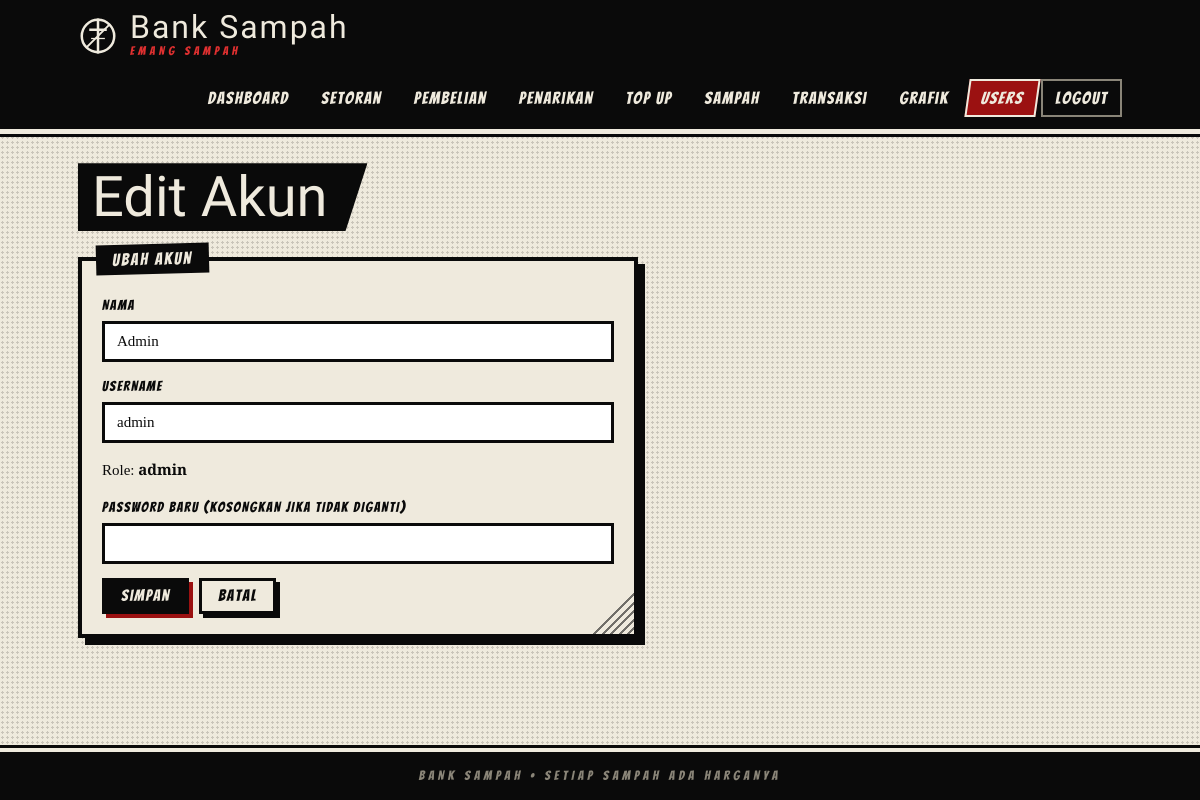
The app's page /admin/users_edit.php?id=1 (signed in) with its own data.
### tables this page shows
CREATE TABLE `users` (
  `id_user` int(11) NOT NULL,
  `nama` varchar(100) NOT NULL,
  `username` varchar(50) NOT NULL,
  `password` varchar(255) NOT NULL,
  `role` enum('admin','nasabah','pengepul') NOT NULL,
  `tipe_nasabah` enum('guru','murid') DEFAULT NULL,
  `saldo` decimal(12,2) DEFAULT 0.00
);

### admin/users_edit.php (the view, shortened to what this page needs)
<?php
require_once "../config/layout.php";
$id = (int)($_GET['id'] ?? $_POST['id'] ?? 0);
$stmt = mysqli_prepare($koneksi, "SELECT * FROM users WHERE id_user = ?");
mysqli_stmt_bind_param($stmt, "i", $id);
mysqli_stmt_execute($stmt);
$user = mysqli_fetch_assoc(mysqli_stmt_get_result($stmt));
?>
<section class="panel lebar-form">
    <h3>Ubah Akun</h3>
    <form method="POST">
        <label for="nama">Nama</label>
        <input type="text" id="nama" name="nama" value="<?= h($user['nama']) ?>" required>
        <label for="username">Username</label>
        <input type="text" id="username" name="username" value="<?= h($user['username']) ?>" required>
        <p>Role: <b><?= h($user['role']) ?></b></p>
        <label for="password">Password baru (kosongkan jika tidak diganti)</label>
        <input type="password" id="password" name="password">
        <div class="aksi">
            <button type="submit">Simpan</button>
            <a class="btn terang" href="users.php">Batal</a>
        </div>
    </form>
</section>

### assets/style.css (style rules this page uses)
:root { --ink:#0a0a0a; --paper:#efeadd; --paper-2:#dcd5c4; --grey:#8a8578; --blood:#9b1111; --blood-dark:#4d0707; --blood-lt:#e03030; --f-judul:'Pirata One','UnifrakturCook',Georgia,serif; --f-sfx:'Bangers',Impact,'Arial Narrow',sans-serif; --f-teks:'Libre Baskerville',Georgia,'Times New Roman',serif; }
* { box-sizing:border-box }
html { background:var(--ink) }
body { margin:0; min-height:100vh; font-family:var(--f-teks); font-size:15px; line-height:1.55; color:var(--ink); background-color:var(--paper); background-image:radial-gradient(rgba(0,0,0,.16) 1px,transparent 1.3px); background-size:5px 5px; display:flex; flex-direction:column; }
a { color:var(--ink) }
.panel { position:relative;isolation:isolate;background:var(--paper);border:4px solid var(--ink); box-shadow:7px 7px 0 var(--ink);padding:30px 20px 20px;margin:0 0 38px; }
.panel::after { content:"";position:absolute;right:0;bottom:0;width:46px;height:46px;z-index:-1;opacity:.55; background:repeating-linear-gradient(135deg,var(--ink) 0 2px,transparent 2px 6px); clip-path:polygon(100% 0,100% 100%,0 100%) }
.panel>h3:first-child { position:absolute;top:-17px;left:14px;margin:0;background:var(--ink);color:var(--paper); font-family:var(--f-sfx);font-weight:400;font-size:17px;letter-spacing:2px;padding:2px 16px;transform:rotate(-1.5deg); }
.lebar-form { max-width:560px }
label { display:block;font-family:var(--f-sfx);font-size:14px;letter-spacing:1.5px;text-transform:uppercase;margin-top:4px }
input,select { display:block;width:100%;max-width:100%;margin:4px 0 14px;padding:9px 12px;border:3px solid var(--ink);border-radius:0; background:#fff;color:var(--ink);font-family:var(--f-teks);font-size:15px; }
button,.btn { display:inline-block;font-family:var(--f-sfx);font-size:16px;letter-spacing:1.5px;line-height:1.3; background:var(--ink);color:var(--paper);border:3px solid var(--ink);padding:5px 16px;cursor:pointer;text-decoration:none; box-shadow:4px 4px 0 var(--blood);transition:transform .08s,box-shadow .08s; }
.terang { background:var(--paper)!important;color:var(--ink)!important;box-shadow:4px 4px 0 var(--ink)!important }
.aksi { display:flex;gap:10px;flex-wrap:wrap;align-items:center }

### records on screen
users: nama "Admin", username "admin", role "admin"

### other values on screen
$nama "Dashboard"
$nama "Setoran"
$nama "Pembelian"
$nama "Penarikan"
$nama "Top Up"
$nama "Sampah"
$nama "Transaksi"
$nama "Grafik"
$nama "Users"
$judul "Edit Akun"
